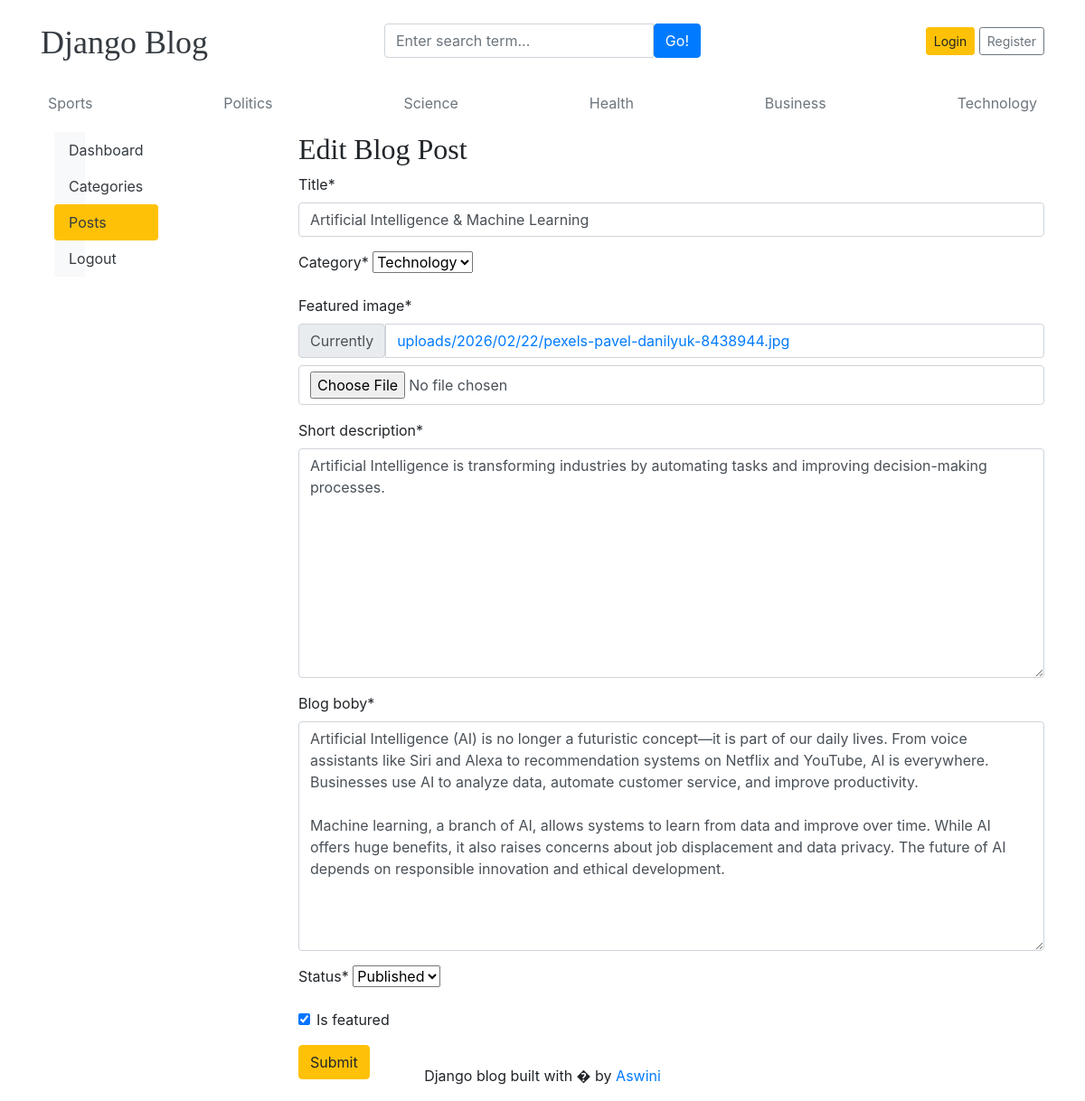
The page /dashboards/posts/edit/2/ on the database its author committed.
### blogs/models.py (models this page shows, shortened)
class Category(models.Model):
    category_name=models.CharField(max_length=50,unique=True)
    created_at=models.DateTimeField(auto_now_add=True)
    updated_at=models.DateTimeField(auto_now=True)
    class Meta:
        verbose_name_plural= 'categories'
    def __str__(self):
        return self.category_name

class Blog(models.Model):
    title=models.CharField(max_length=50)
    slug=models.SlugField(max_length=150,unique=True,blank=True)
    category=models.ForeignKey(Category,on_delete=models.CASCADE)
    author=models.ForeignKey(User,on_delete=models.CASCADE)
    featured_image=models.ImageField(upload_to='uploads/%Y/%m/%d')
    short_description=models.TextField(max_length=500)
    blog_boby=models.TextField(max_length=2000)
    status=models.CharField(max_length=20,choices=STATUS_CHOICES,default=0)
    is_featured=models.BooleanField(default=False)
    created_at=models.DateTimeField(auto_now_add=True)
    updated_at=models.DateTimeField(auto_now=True)

### dashboards/views.py (the view, shortened to what this page needs)
# urls.py: path('posts/edit/<int:pk>/',views.edit_posts,name='edit_posts'),
def edit_posts(request,pk):
    post=get_object_or_404(Blog,pk=pk)
    form=BlogPostForm(instance=post)
    context={
        'form':form,
        'post':post,
    }
    return render(request,'dashboard/edit_post.html',context)

### dashboards/forms.py
class BlogPostForm(forms.ModelForm):
    class Meta:
        model=Blog
        fields=('title','category','featured_image','short_description','blog_boby','status','is_featured')

### blogs/context_processors.py (called while the page is built)
def get_categories(request):
    categories=Category.objects.all()
    return dict(categories=categories)

def get_social_links(requets):
    social_links=SocialLink.objects.all()
    return dict(social_links=social_links)

### templates/dashboard/edit_post.html (shortened to what this page needs)
{% extends "base.html" %}
{% block content%}
{% load crispy_forms_tags %}
<div class="row">
 <div class="col-md-3">
        {% include 'dashboard/sidebar.html' %}
    </div>
<div class="col-md-9">
  <h2>Edit Blog Post</h2>
    <form action="{% url 'edit_posts' post.id %}" method="POST" enctype="multipart/form-data">
        {{form | crispy }}
        <button type="submit" class="btn btn-warning"> Submit </button>
    </form>
    <br>
</div>
</div>
{% endblock %}

### templates/base.html (shortened to what this page needs)
{% load static %}
<!DOCTYPE html>
<html lang="en">
<head>
    <link href="https://getbootstrap.com/docs/4.0/dist/css/bootstrap.min.css" rel="stylesheet">
    <link href="{% static 'css/blog.css' %}" rel="stylesheet">
    <link rel="stylesheet" href="https://cdnjs.cloudflare.com/ajax/libs/font-awesome/4.7.0/css/font-awesome.min.css">
  </head>
<body>
    <div class="container">
      <header class="blog-header py-3">
        <div class="row flex-nowrap justify-content-between align-items-center">
          <div class="col-4 pt-1">
            <a class="blog-header-logo text-dark" href="/">Django Blog</a>
          </div>
          <div class="col-4">
            <form action="{% url 'search' %}" method="GET">
          <div class="input-group">
                        <input class="form-control" type="text" name="keyword" value="{{keyword}}"    placeholder="Enter search term..." aria-label="Enter search term..." aria-describedby="button-search" />
                        <button  type="submit" class="btn btn-primary" id="button-search" type="button">Go!</button>
            </div>
            </form>
          </div>
          <div class="col-4 d-flex justify-content-end align-items-center">
            {% if not user.is_authenticated  %}
            <a class="btn btn-sm btn-warning" href="{% url 'login' %}">Login</a> &nbsp;
            <a class="btn btn-sm btn-outline-secondary" href="{% url 'register' %}">Register</a>
            {% else %}
            <span><a href="{% url 'dashboard' %}" class="text-dark">Dashboard</a></span>
            &emsp;
            <span><a href="{% url 'logout' %}">Logout</a></span>
            {% endif %}
          </div>
        </div>
      </header>
       <div class="nav-scroller py-1 mb-2">
        <nav class="nav d-flex justify-content-between">
          {% for cat in categories %}
          <a class="p-2 text-muted" href="{% url 'posts_by_category' cat.id %}">{{cat.category_name}}</a>
          {% endfor %}
        </nav>
      </div>
{% block content%}
{% endblock%}
 <footer class="blog-footer fixed-bottom">
  <p class="text-center">Django blog built with � by <a href="#">Aswini</a></p>
</footer>
</body>
</html>

### mainproject/static/css/blog.css (style rules this page uses)
.blog-header-logo { font-family: "Playfair Display", Georgia, "Times New Roman", serif; font-size: 2.25rem; }
h1, h2, h3, h4, h5, h6 { font-family: "Playfair Display", Georgia, "Times New Roman", serif; }

### rows shown on the page
Category: category_name "Sports"
Category: category_name "Politics"
Category: category_name "Science"
Category: category_name "Health"
Category: category_name "Business"
Category: category_name "Technology"
Blog: title "Artificial Intelligence & Machine Learning", category "Technology", short_description "Artificial Intelligence is transforming industries by automating tasks and improving decision-making processes.", blog_boby "Artificial Intelligence (AI) is no longer a futuristic concept—it is part of our daily lives. From voice assistants like Siri and Alexa to recommendation systems on Netflix and YouTube, AI is everywhere. Businesses use AI to analyze data, automate customer service, and improve productivity. Machine learning, a branch of AI, allows systems to learn from data and improve over time. While AI offers huge benefits, it also raises concerns about job displacement and data privacy. The future of AI depends on responsible innovation and ethical development.", status "Published", is_featured "☑"
